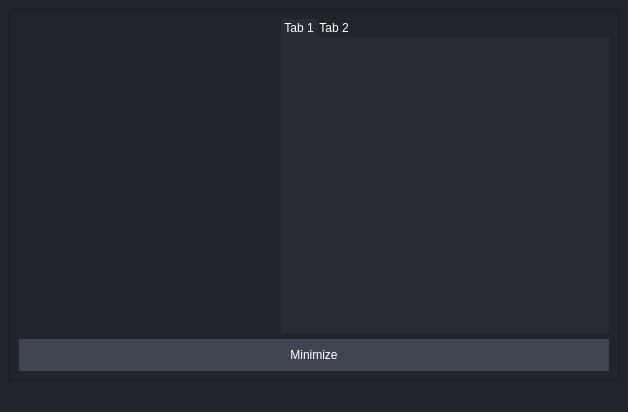
<?xml version="1.0" encoding="UTF-8"?>
<ui version="4.0">
 <class>MainWindow</class>
 <widget class="QMainWindow" name="MainWindow">
  <property name="geometry">
   <rect>
    <x>0</x>
    <y>0</y>
    <width>628</width>
    <height>412</height>
   </rect>
  </property>
  <property name="sizePolicy">
   <sizepolicy hsizetype="Minimum" vsizetype="Preferred">
    <horstretch>0</horstretch>
    <verstretch>3</verstretch>
   </sizepolicy>
  </property>
  <property name="windowTitle">
   <string>MainWindow</string>
  </property>
  <property name="styleSheet">
   <string notr="true">color: rgb(255, 255, 255);
background-color: rgb(33, 37, 43);
font: 9pt &quot;Fira Code&quot;;
margin: 0px;
padding: 0px;</string>
  </property>
  <widget class="QWidget" name="centralwidget">
   <property name="styleSheet">
    <string notr="true">
margin: 0px;
padding: 0px;</string>
   </property>
   <layout class="QGridLayout" name="gridLayout">
    <item row="1" column="0">
     <widget class="QFrame" name="frame">
      <property name="styleSheet">
       <string notr="true">QFrame {
	color: rgb(255, 255, 255);
	background-color: rgb(33, 37, 43);

margin: 0px;
padding: 0px;
}

QTreeView {
	border: none;
	background-color: rgb(33, 37, 43);
}

QTabWidget::pane {
	border: none;
}

QTabBar {
	border: none;
}


QTabBar::tab {
	background-color: rgb(33, 37, 43);
	border-radius: 3px;
    border-color: rgb(35, 39, 47);
    min-width: 15ex;
	min-height: 10ex;
    padding: 2px;
	margin-left: 1px;
}

QTabBar::tab:selected, QTabBar::tab:hover {
	background-color: rgb(40, 44, 52);
}


QTabBar::tab:pressed {
	background-color: rgb(35, 39, 47);
}
</string>
      </property>
      <property name="frameShape">
       <enum>QFrame::StyledPanel</enum>
      </property>
      <property name="frameShadow">
       <enum>QFrame::Raised</enum>
      </property>
      <layout class="QVBoxLayout" name="verticalLayout">
       <item>
        <layout class="QHBoxLayout" name="horizontalLayout_3">
         <item>
          <widget class="QTreeView" name="treeView">
           <property name="sizePolicy">
            <sizepolicy hsizetype="Preferred" vsizetype="Expanding">
             <horstretch>0</horstretch>
             <verstretch>0</verstretch>
            </sizepolicy>
           </property>
          </widget>
         </item>
         <item>
          <widget class="QTabWidget" name="tabWidget">
           <property name="styleSheet">
            <string notr="true">background-color: rgb(40, 44, 52);</string>
           </property>
           <widget class="QWidget" name="tab">
            <attribute name="title">
             <string>Tab 1</string>
            </attribute>
           </widget>
           <widget class="QWidget" name="tab_2">
            <attribute name="title">
             <string>Tab 2</string>
            </attribute>
           </widget>
          </widget>
         </item>
        </layout>
       </item>
       <item>
        <widget class="QFrame" name="frame_2">
         <property name="styleSheet">
          <string notr="true">QPushButton {
	border-radius: 4px;	
	background: none;
}

QPushButton:hover {	
	background-color: rgb(50, 54, 62);
}

QPushButton:pressed {
	border-radius: 2px;	
	background-color: rgb(40, 44, 52);
}

QFrame {
	background-color: rgb(62, 69, 81);
	border: 2px;

	margin: 0px;
	padding: 0px;
}</string>
         </property>
         <property name="frameShape">
          <enum>QFrame::StyledPanel</enum>
         </property>
         <property name="frameShadow">
          <enum>QFrame::Raised</enum>
         </property>
         <layout class="QHBoxLayout" name="horizontalLayout_5">
          <item>
           <widget class="QPushButton" name="minimize_button">
            <property name="text">
             <string>Minimize</string>
            </property>
           </widget>
          </item>
         </layout>
        </widget>
       </item>
      </layout>
     </widget>
    </item>
   </layout>
  </widget>
  <widget class="QMenuBar" name="menubar">
   <property name="geometry">
    <rect>
     <x>0</x>
     <y>0</y>
     <width>628</width>
     <height>22</height>
    </rect>
   </property>
  </widget>
  <widget class="QStatusBar" name="statusbar"/>
 </widget>
 <resources/>
 <connections/>
</ui>
